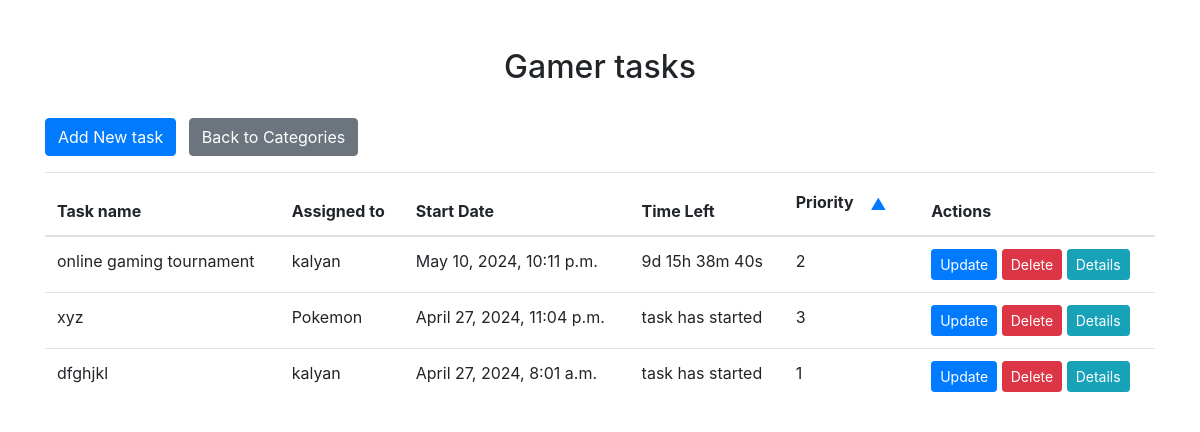
/categories/6/ (signed in), run on the app's committed database.
### task_management_system_app/models.py (models this page shows)
class Category(models.Model):
    name = models.CharField(max_length=100)

class Task(models.Model):
    name = models.CharField(max_length=100)
    category = models.ForeignKey(Category, on_delete=models.CASCADE)
    assigned_to = models.ForeignKey(User, on_delete=models.CASCADE, related_name='tasks')
    start_date = models.DateTimeField()
    end_date = models.DateTimeField()
    priority = models.IntegerField(default=1)
    description = models.TextField(default='')
    location = models.CharField(max_length=255, default='')
    organizer = models.CharField(max_length=100, default='')

### task_management_system_app/views.py (the view)
# urls.py: path('categories/<int:category_id>/', views.category_tasks, name='category_tasks'),
@login_required
@admin_required
def category_tasks(request, category_id):
    category = get_object_or_404(Category, pk=category_id)
    tasks = category.task_set.all()
    return render(request, 'task_management_system_app/category_tasks.html', {'category': category, 'tasks': tasks})

### task_management_system_app/templates/task_management_system_app/category_tasks.html (shortened to what this page needs)
<!DOCTYPE html>
<html lang="en">
  <head>
    <link rel="stylesheet" href="https://maxcdn.bootstrapcdn.com/bootstrap/4.5.2/css/bootstrap.min.css" />
  </head>
  <body>
    <div class="container mt-5">
      <h2 class="text-center">{{ category.name }} tasks</h2>
      <br />
      <div class="mb-3">
        <a href="{% url 'create_task' %}" class="btn btn-primary">Add New task</a>
        <a href="{% url 'category_list' %}" class="btn btn-secondary ml-2">Back to Categories</a>
      </div>
      <table id="taskTable" class="table">
        <thead>
          <tr>
            <th>Task name</th>
            <th>Assigned to</th>
            <th>Start Date</th>
            <th>Time Left</th>
            <th>
              Priority <button class="btn btn-link" onclick="sortByPriority()">&#x25B2;</button>
            </th>
            <th>Actions</th>
          </tr>
        </thead>
        <tbody>
          {% for task in tasks %}
            <tr>
              <td>{{ task.name }}</td>
              <td>{{ task.assigned_to.username }}</td>
              <td>{{ task.start_date }}</td>
              <td>
                <div id="countdown_{{ task.id }}" class="countdown-timer"></div>
              </td>
              <td>{{ task.priority }}</td>
              <td>
                <a href="{% url 'update_task' task.id %}" class="btn btn-primary btn-sm">Update</a>
                <form method="post" action="{% url 'delete_task' task.id %}" style="display: inline;">
                  <button type="submit" class="btn btn-danger btn-sm">Delete</button>
                </form>
                <button type="button" class="btn btn-info btn-sm" data-toggle="modal" data-target="#taskModal_{{ task.id }}">Details</button>
              </td>
            </tr>
          {% endfor %}
        </tbody>
      </table>
    </div>
  </body>
</html>

### data on the page
Category: name "Gamer"
Task: name "online gaming tournament", assigned_to.username "kalyan", start_date "May 10, 2024, 10:11 p.m.", priority "2"
Task: name "xyz", assigned_to.username "Pokemon", start_date "April 27, 2024, 11:04 p.m.", priority "3"
Task: name "dfghjkl", assigned_to.username "kalyan", start_date "April 27, 2024, 8:01 a.m.", priority "1"
